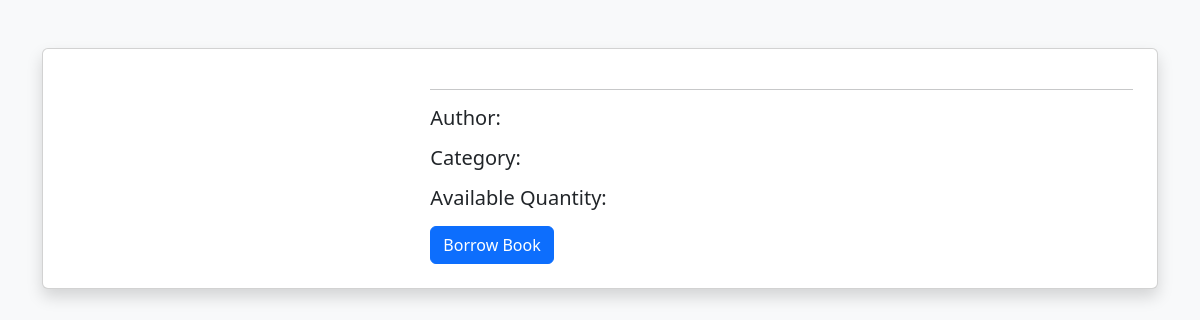
/book/12, run on an earlier commit of the app's database.
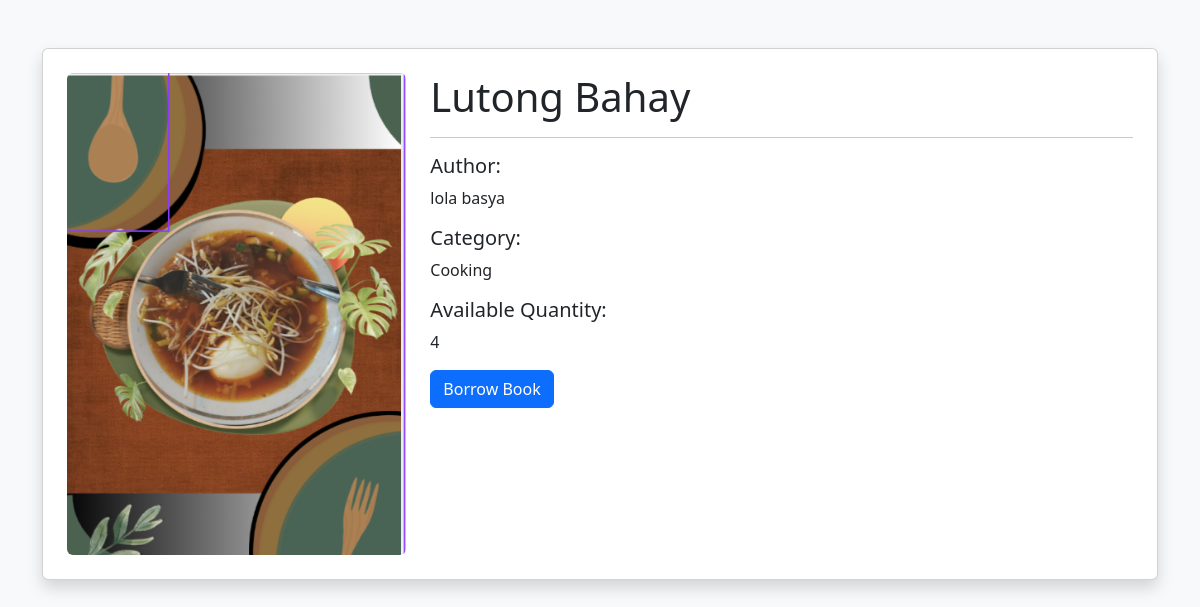
And on a later commit of the database.
### tables this page shows
CREATE TABLE books (
    id INTEGER PRIMARY KEY AUTOINCREMENT,
    title TEXT NOT NULL,
    author TEXT NOT NULL,
    category TEXT NOT NULL,
    quantity INTEGER NOT NULL,
    cover_image TEXT
);

### app.py (the view)
@app.route('/book/<int:id>')
def book_details(id):
    conn = sqlite3.connect('database.db')
    cursor = conn.cursor()
    cursor.execute(
        "SELECT * FROM books WHERE id = ?",
        (id,)
    )
    book = cursor.fetchone()
    conn.close()
    return render_template(
        'book_details.html',
        book=book
    )

### templates/book_details.html (shortened to what this page needs)
<!DOCTYPE html>
<html>
<head>
    <link href="https://cdn.jsdelivr.net/npm/bootstrap@5.3.3/dist/css/bootstrap.min.css" rel="stylesheet">
</head>
<body class="bg-light">
<div class="container mt-5">
    <div class="card shadow p-4">
        <div class="row">
            <div class="col-md-4">
                {% if book[5] %}
                <img
                    src="{{ url_for('static', filename='uploads/' + book[5]) }}"
                    class="img-fluid rounded"
                >
                {% endif %}
            </div>
            <div class="col-md-8">
                <h1>{{ book[1] }}</h1>
                <hr>
                <h5>Author:</h5>
                <p>{{ book[2] }}</p>
                <h5>Category:</h5>
                <p>{{ book[3] }}</p>
                <h5>Available Quantity:</h5>
                <p>{{ book[4] }}</p>
                <a
                    href="/borrow_book/{{ book[0] }}"
                    class="btn btn-primary"
                >
                    Borrow Book
                </a>
            </div>
        </div>
    </div>
</div>
</body>
</html>

What changed in the data, as far as the page shows it:
added books: cover_image (picture), title "Lutong Bahay", author "lola basya", category "Cooking", quantity "4"
